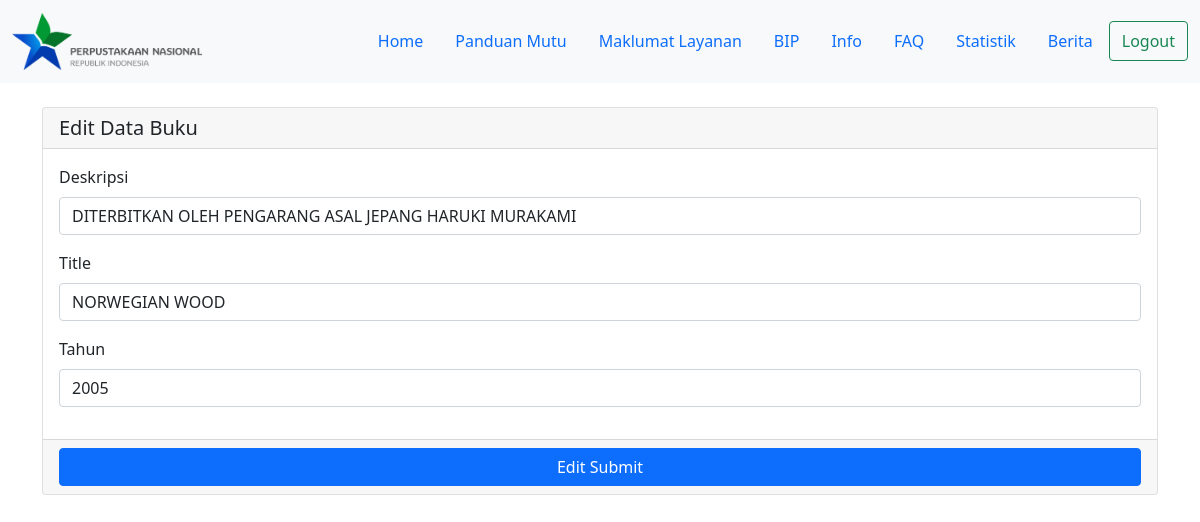
Screenshot of /edit.php?id_buku=4 with the database file from the repository.
### tables this page shows
CREATE TABLE `data_buku` (
  `id_buku` int(11) NOT NULL,
  `title` varchar(100) NOT NULL,
  `deskripsi` varchar(500) NOT NULL,
  `tahun` int(20) NOT NULL
);

### edit.php (the view, shortened to what this page needs)
<?php
    include "koneksi.php";
    $id = $_GET['id_buku'];
    $hasil = mysqli_query($koneksi, "SELECT * FROM data_buku WHERE id_buku='$id'");
    while($row = mysqli_fetch_array($hasil)){
?>
<!DOCTYPE html>
<html lang="en">
<head>
    <link rel="stylesheet" href="css/bootstrap.min.css">
</head>
<body>
<nav class="navbar navbar-expand-lg navbar-light bg-light">
  <div class="container-fluid">
    <a class="navbar-brand" href="beranda.php"><img src="img/L.png" class="img-fluid" width="190px" height="auto" margin="auto"></a>
    <div class="nav justify-content-end" id="navbarNav">
    <ul class="nav justify-content-end">
        <li class="nav-item">
          <a class="nav-link " href="beranda.php">Home</a>
        </li>
        <li class="nav-item">
          <a class="nav-link" href="#">Panduan Mutu</a>
        </li>
        <li class="nav-item">
          <a class="nav-link" href="#">Maklumat Layanan</a>
        </li>
        <li class="nav-item">
          <a class="nav-link" href="BIP.php">BIP</a>
        </li>
        <li class="nav-item">
          <a class="nav-link" href="beranda.php#info-isbn">Info</a>
          <li class="nav-item">
          <a class="nav-link" href="#">FAQ</a>
        </li>
        <li class="nav-item">
          <a class="nav-link" href="#">Statistik</a>
        </li>
        <li class="nav-item">
          <a class="nav-link" href="#">Berita</a>
        </li>
        </li>
      </ul>
                <form class="d-flex" action="logout.php">
                    <button class="btn btn-outline-success" type="submit">Logout</button>
                </form>
            </div>
        </div>
    </nav>
    <div class="container">
        <div class="card mt-4">
            <h5 class="card-header">Edit Data Buku</h5>
            <div class="card-body">
            <form action="update.php" method="post">
                <div class="mb-3">
                    <label for="formGroupExampleInput" class="form-label">Deskripsi</label>
                    <input type="text" name="deskripsi" class="form-control" id="formGroupExampleInput" value="<?php echo $row['deskripsi']; ?>" >
                </div>
                <div class="mb-3">
                    <label for="formGroupExampleInput2" class="form-label">Title</label>
                    <input type="text" name="title" class="form-control" id="formGroupExampleInput2" value="<?php echo $row['title']; ?>" >
                </div>
                <div class="mb-3">
                    <label for="formGroupExampleInput2" class="form-label">Tahun</label>
                    <input type="text" name="tahun" class="form-control" id="formGroupExampleInput2" value="<?php echo $row['tahun']; ?>" >
                </div>
            </div>
                <div class="card-footer text-center d-grid gap-2">
                    <button type="submit" class="btn btn-primary">Edit Submit</button>
                </div>
        </div>
    </div>
    <?php } ?>
</body>
</html>

### rows the page displays
data_buku: deskripsi "DITERBITKAN OLEH PENGARANG ASAL JEPANG HARUKI MURAKAMI", title "NORWEGIAN WOOD", tahun "2005"
